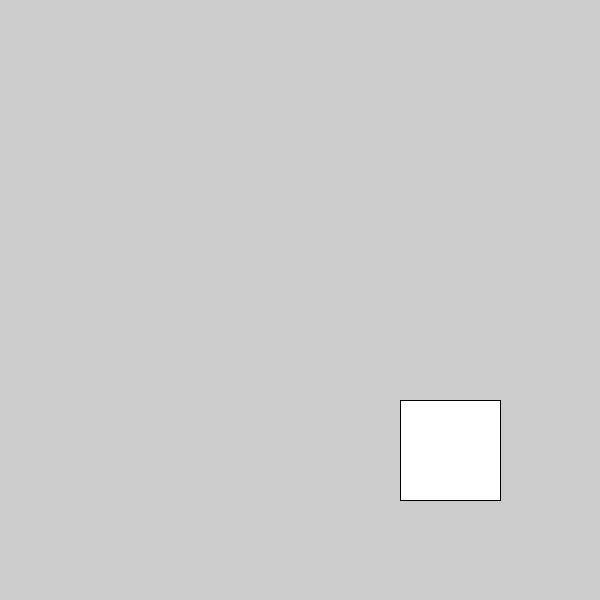
Frame 1 (no input)
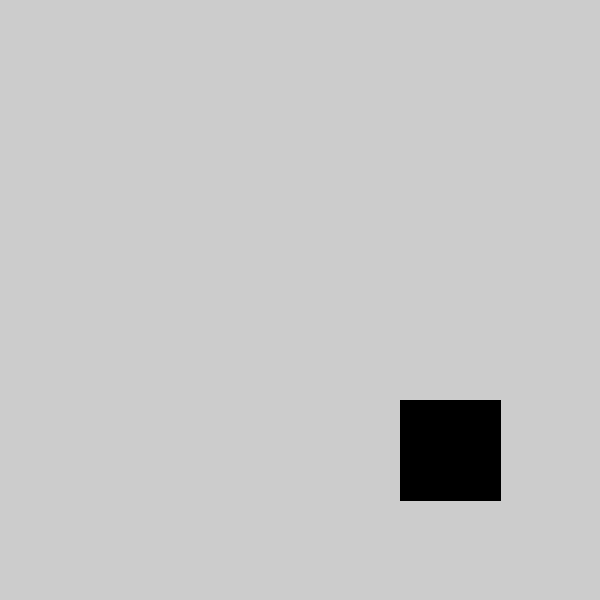
Frame 60 (the mouse pressed at the canvas centre just before this capture)
Frame 120 (the mouse held since frame 60 and released just before this capture): identical to frame 60, image omitted

The Processing sketch that drew these frames (run headless with seeded random() and noise(); from frame 60 on, the mouse is pressed at the canvas centre):

// Processing sketch: rotate
// ── rotate.pde
void setup(){
 size(600, 600);
}

void draw(){
  //pushMatrix and pop Matrix create a matrix stack
  //think of two stacked transparancies
 pushMatrix();
 //sets the coordinates of the new matrix
 translate(500, 500);
 //rotates the entire matrix
 rotate(radians(180));
 rect(0, 0, 100, 100);
 fill(0);
 popMatrix();
}
